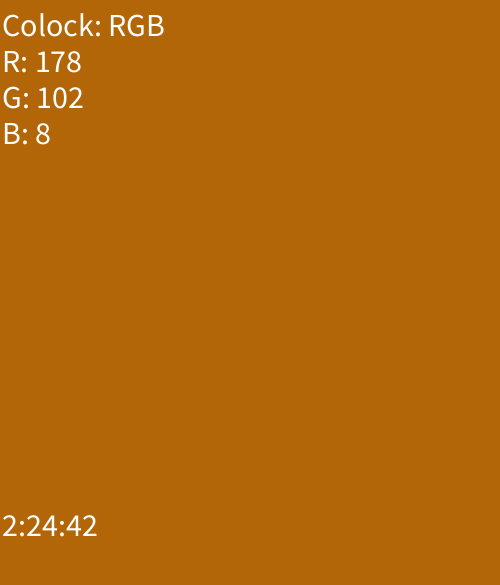
Frame 1 (no input)
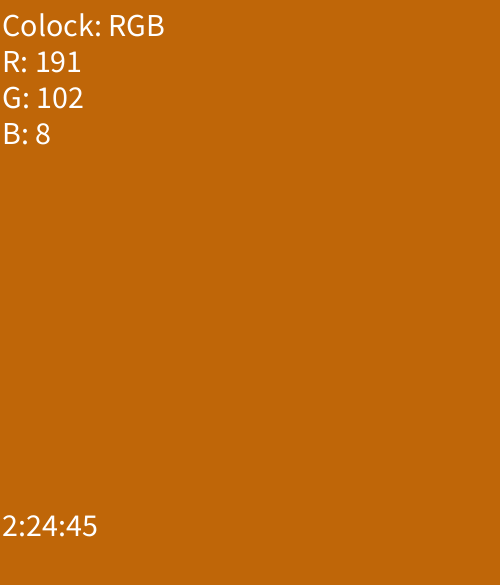
Frame 60 (the mouse pressed at the canvas centre just before this capture)
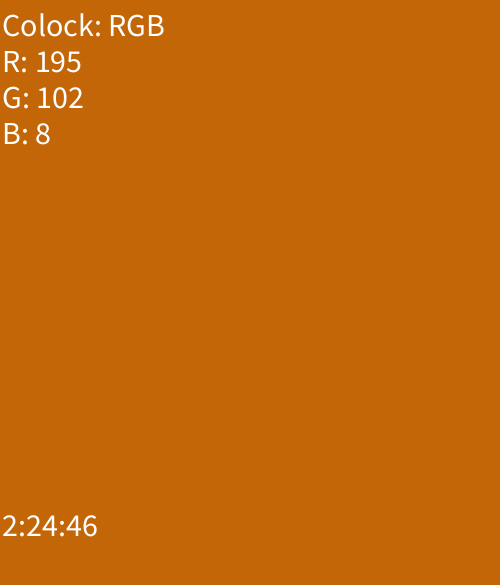
Frame 120 (the mouse held since frame 60 and released just before this capture)

The Processing sketch that drew these frames (run headless with seeded random() and noise(); from frame 60 on, the mouse is pressed at the canvas centre):

// Processing sketch: processing_105161
// ── processing_105161.pde

/*
__     __ ____    ____
\ \   / / |   \  /   | Victor M.
 \ \ / /  | |\ \/ /| | MIXED MEDIA ART
  \ V /   | | \  / | | 
   \ /    | |  \/  | | 
    V     |_|      |_| 

RGB Colock by Victor M.


*/




void setup(){
  size(500,585);
  background(0);
}

void draw(){
  colorMode(RGB,255);
  int sec = second(); 
  int min = minute();
  int hou = hour();
  int secCol = (sec*255)/60;
  int minCol = (min*255)/60;
  int houCol = (hou*255)/60;
  String []time = {"00","01","02","03","04","05","06","07","08","09","10","11","12","13","14","15","16","17","18","19","20","21","22","23","24","25","26","27","28","29","30","31","32","33","34","35","36","37","38","39","40","41","42","43","44","45","46","47","48","49","50","51","52","53","54","55","56","57","58","59"};
  background(secCol, minCol, houCol);
  textSize(32);

  if(secCol > 200 || minCol > 200 || houCol > 200){
    fill(0);
  } else {
    fill(255);
  }
  text("Colock: RGB",2,36);
  text("R: "+secCol,2,36*2);
  text("G: "+minCol,2,36*3);
  text("B: "+houCol,2,36*4);
  text(hou+":"+time[min]+":"+time[sec],2,536);
}
